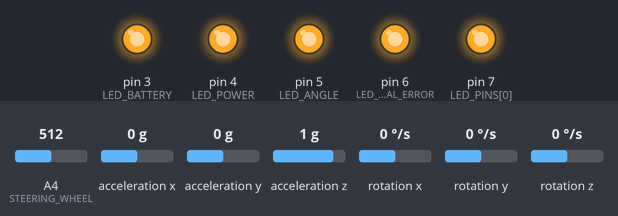
Bench run of a sketch on a simulated Arduino Mega 2560, built with avr-gcc and run on an emulated ATmega2560. Parts: output pins drawn as LEDs (lit = HIGH). The test bench sets the inputs (shaded band); at power-on: acceleration x 0 g, A4 (STEERING_WHEEL) = 512, acceleration y 0 g, acceleration z 1 g, rotation x 0 °/s, rotation y 0 °/s, rotation z 0 °/s.

Above: at 1.9 s.
At 4.2 s:
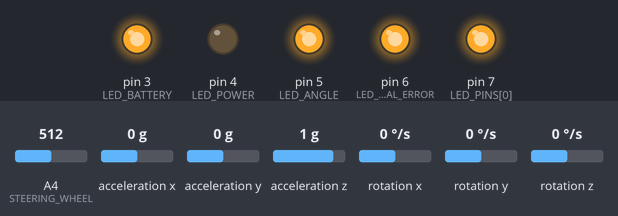
4.3 s: acceleration x set to -1 g
7.3 s: acceleration x set to -1.3 g
At 7.91 s:
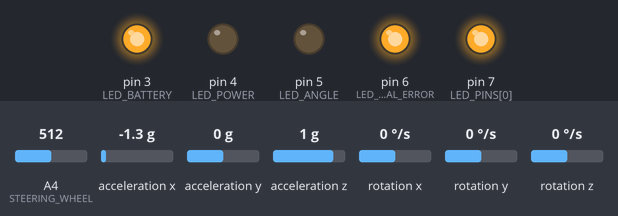
Timing chart, 0 to 16.3 s (numbered marks = the images above; inputs shaded):
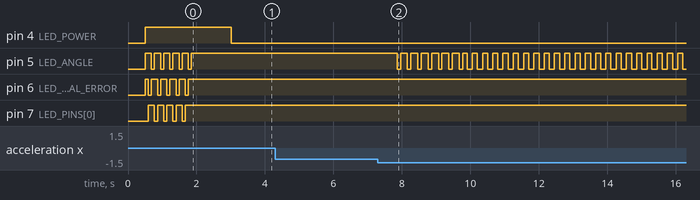

Measured:
- the behaviour switches between -1.1 and -1.2 g on acceleration x (found by bisection; images 1 and 2)
- after the input at 4.3 s, every drawn part: stays the same

The sketch:

segway.ino
```cpp
#include "./Alltunes.h"
#include "Wire.h"
#include "I2Cdev.h"
#include "MPU6050.h"      // Акселерометр и гироскоп
#include "MPU6050SV.h"    // Акселерометр и гироскоп, высокоуровневая прослойка
#include "./PID.h"
#include "./Engine.h"     // Двигатели
#include "./Leds.h"       // Светодиодная индикация
#include "./Smooth.h"     // Сглаживание значений

String Command;

#ifdef NEW_ANGLE_METHOD
  MPU6050SV mpu1 = MPU6050SV(MPU6050_ADDRESS_AD0_LOW, -226.5, 16.0);
  MPU6050SV mpu2 = MPU6050SV(MPU6050_ADDRESS_AD0_HIGH, -86, 16.0);
#else
  MPU6050SV mpu1 = MPU6050SV(MPU6050_ADDRESS_AD0_LOW, -14.00, -626.00, -1310.00);
  MPU6050SV mpu2 = MPU6050SV(MPU6050_ADDRESS_AD0_HIGH, 128.00, -576.00, -2566.00);
#endif

Leds    Screen = Leds();
PID     Pid    = PID();
Engine  Motor  = Engine();

Smooth  Smooth_avg_speed = Smooth(10); // средняя скорость за Smooth периодов.
                                       // Используется для остановки двигателей - с этой скорости будет постепенное падение
float   Avg_speed = 0;

Smooth  Smooth_rate = Smooth(1);
Smooth  l_speed = Smooth(1);
Smooth  r_speed = Smooth(1);

int s_wheel0 = 0; // значение на входе когда руль в центральном положении
int stop_angle_count = 0; // счетчик сколько циклов подряд превышен критический угол

unsigned long time;

void setup()
{
  LOG.begin(SERIAL_LOG_SPEED);
  LOG.println("Segway starts...");

  Screen.check(); // Зажгутся все индикаторы для визуального тестирования их работоспособности
  Screen.wait(1300); // Пока устаканятся все процессы будем отображать на индикаторах режим ожидания

  Motor.init();

#ifdef DEBUG
  if( DEBUG == 10 ) Motor.test();
#endif

  if( !mpu1.init() ) Sensor_error();
  if( !mpu2.init() ) Sensor_error();

  // Центральное положение руля
  pinMode(STEERING_WHEEL, INPUT);
  int max_try = 20; // не много, чтобы не было переполнения s_wheel0
  for( int i=0; i<max_try; i++ )
  {
      s_wheel0 += analogRead(STEERING_WHEEL);
      delay(1);
  }
  s_wheel0 /= max_try;

  time = micros();
}

// ----------------------  Main loop ----------------------

void loop()
{
  unsigned long time = micros();

  Motor.is_battery_ok()? Screen.battery_ok() : Screen.battery_error();

  Screen.show();

  float angle = mpu1.angle();
  float angle2 = mpu2.angle();

#ifdef DEBUG
  debug_params(mpu1, mpu2, angle, angle2);
  if(DEBUG < 10) return;
#endif

  float speed = Pid.update(angle, mpu1.gyro_rate);

  Avg_speed = Smooth_avg_speed.get(speed);

  Check_stop_angle(angle);

  int s_wheel = analogRead(STEERING_WHEEL) - s_wheel0;
  float turn = abs(s_wheel) < 3? 0 : (s_wheel>0? 1 : -1) * pow(abs(s_wheel), 1.5) * 0.4;
  turn = constrain(turn, -400, 400);
  //turn = 0;

  float r_spd = r_speed.get(speed - turn);
  float l_spd = l_speed.get(speed + turn);

#ifdef DEBUG
  if( DEBUG == 11 )
  {
      LOG.print("[{\"s1\":");
      LOG.print(-speed);
      LOG.print(",\"s2\":");
      LOG.print(angle*10);
      LOG.println("}]");
  }
#endif

  Motor.motor1(r_spd);
  Motor.motor2(l_spd);

  ProcessCommand();

#ifdef DEBUG
  if( DEBUG == 5 )
  {
      long tm_delta = micros() - time;
      LOG.print("[{time:");
      LOG.print(tm_delta);
      LOG.println("}]");
      return;
  }
  if( DEBUG == 13 )
  {
      LOG.print("[{\"angle\":");
      LOG.print(-angle);
      LOG.print(",\"amp\":");
      LOG.print(-Motor.motor_amps());
      LOG.print(",\"battery\":");
      LOG.print(Motor.battery_volts());
      LOG.println("}]");
  }
#endif

  while( (micros() - time) < MAIN_PERIOD );
}

void ProcessCommand()
{
  while( LOG.available() )
  {
      char c = (char)LOG.read();
      run_command(c);
  }

/*
  while( LOG.available() )
  {
      char c = (char)LOG.read();
      if(c == '\n')
      {
        parseCommand(Command);
        Command = "";
      }else
      {
        Command += c;
      }
  }
*/
}

void Sensor_error()
{
  Screen.general_error();
}

void Stop_message(String msg)
{
  while( true )
  {
      LOG.println(msg);
      for( int i=0; i < 100; i++ )
      {
          Screen.show();
          delay(10);
      }
  }
}

void Stop_engine(String msg)
{
  Screen.angle_error();
  int max_i = 20; // за сколько шагов уменьшить мощность на двигатели до нуля
  int delay_time = int(STOP_ENGINE_SEC * 1000 / max_i);
  float delta_speed = Avg_speed / max_i;
  for( int i=0; i < max_i; i++ )
  {
      Avg_speed -= delta_speed;
      Motor.motor1(Avg_speed);
      Motor.motor2(Avg_speed);
      Screen.show();
      delay(delay_time);
  }
  Motor.stop();
  Stop_message(msg);
}

void Check_stop_angle(float angle)
{
  if( abs(angle) < STOP_ANGLE )
  {
    stop_angle_count = 0;
    return;
  }
  if( ++stop_angle_count > STOP_ANGLE_COUNT ) Stop_engine("Max angle!");
}


#ifdef DEBUG
void debug_params(MPU6050SV mpu1, MPU6050SV mpu2, float angle, float angle2)
{
  if( DEBUG == 1 || DEBUG == 12 )
  {
    LOG.print("[{acc_angle:");
    LOG.print(mpu1.acc_angle);
    LOG.print(",gyro_angle:");
    LOG.print(mpu1.gyro_angle);
    LOG.print(",angle:");
    LOG.print(angle);
    LOG.print(",angle2:");
    LOG.print(angle2);
    LOG.print("},{ax:");
    LOG.print(mpu1.ax);
    LOG.print(",ay:");
    LOG.print(mpu1.ay);
    LOG.print(",az:");
    LOG.print(mpu1.az);
    LOG.print("},{gyro_rate:");
    LOG.print(mpu1.gyro_rate);
    LOG.println("}]");
  }
  if( DEBUG == 2 )
  {
    LOG.print("[{a_angle1:");
    LOG.print(mpu1.acc_angle);
    LOG.print(",g_angle1:");
    LOG.print(mpu1.gyro_angle);
    LOG.print(",a_angle2:");
    LOG.print(mpu2.acc_angle);
    LOG.print(",g_angle2:");
    LOG.print(mpu2.gyro_angle);
    LOG.print("},{angle:");
    LOG.print(angle);
    LOG.print(",angle2:");
    LOG.print(angle2);
    LOG.println("}]");
  }
  if( DEBUG == 8 )
  {
    int wheel = analogRead(STEERING_WHEEL) - s_wheel0;
    LOG.print("[{wheel:");
    LOG.print(wheel);
    LOG.println("}]");
  }
}
#endif

/*
void parse_command(String command)
{
  int spaceIndex = command.indexOf(" ");
  String part1 = command.substring(0, spaceIndex);
  String part2 = command.substring(spaceIndex + 1);
  if( part1.equalsIgnoreCase("kp") )
  {
      Pid.kp = part2.toInt();
  }
   else if( part1.equalsIgnoreCase("1") )
  {
      LOG.println("Reset MPU 1");
      mpu1.init();
  }
   else if( part1.equalsIgnoreCase("2") )
  {
      LOG.println("Reset MPU 2");
      mpu2.init();
  }
  else
  {
      LOG.println("UNKNOWN COMMAND");
      return;
  }
  LOG.println("OK");
}
*/

void run_command(char command)
{
  if( command == '1' )
  {
    Pid.kp *= 1.1;
    LOG.print("kp: ");
    LOG.println(Pid.kp);
    return;
  }
  if( command == '2' )
  {
    Pid.kp *= 0.9;
    LOG.print("kp: ");
    LOG.println(Pid.kp);
    return;
  }

  LOG.println("UNKNOWN COMMAND");
  return;
}
```

Alltunes.h
```cpp
#ifndef ALLTUNES_H
#define ALLTUNES_H

#define LOG Serial3
#define SERIAL_LOG_SPEED 115200L

/*
 Расскомментировать DEBUG для тестов и настроек.

 Если DEBUG =
      --- Двигатели отключены ---
   1: логирование данных с датчиков + вычесленные углы
   2: логирование вычесленных углов также и от дублирующих датчиков
   5: логирование времени для каждого цикла. В бою MAIN_PERIOD должен быть больше этого времени
   7: калибровка акселерометра
   8: логирование данных с руля
      --- Двигатели работают ---
   10: тестирование мотора - небольшая скорость вперед, пауза, назад и по кругу
   11: логирование угла и мощности на двигатели
   12: логирование данных с датчиков
   13: zaryad batarei i motor amps

*/
#define DEBUG 13

// ограничение максимальной мощности на двигатели. 1000 - полная мощность
#define MAX_SPEED 1000

// период управления всеми процессами, мкс
#define MAIN_PERIOD 20000

// критический угол, свыше которого стоп машина
#define STOP_ANGLE 60
// сколько циклов необходимо превышать угол, чтобы начать останавливать двигатели - защита от случайного превышения угла при глюке
#define STOP_ANGLE_COUNT 5
// за какое количество секунд нужно остановить двигатель, в случае проблем - чтобы не слететь с сегвея по инерции
#define STOP_ENGINE_SEC 2

// уровеь заряда батареи, ниже которого зажгется индикация "низкий уровень батареи"
#define LOW_VOLTS_BATERRY 37.5

/*
   --- Настройки двигателя ---

 если драйвер двигателя sabertooth:

#define SABERTOOTH
#define SABERTOOTH_PORT 128

 если драйвер двигателя RobotEq:

#define ROBOTEQ
#define ROBOTEQ_SERIAL Serial2

*/

#define ROBOTEQ
#define ROBOTEQ_SERIAL Serial2

// --- Настройки PID ----

// Степень сглаживания результата (силы на двигатели). Например:
//  3 - берется среднее значение за 3 цикла
//  1 - без сглаживания
#define SPEED_SMOOTH      1

// Степень сглаживания дифференциальной составляющей. Например:
//  3 - берется среднее значение за 3 цикла
//  1 - без сглаживания
#define SPEED_A_SMOOTH    1

// Коэффициент пропорциональной составляющей
#define KP        1.2
// Точка отсчета пропорциональной составляющей.  Например,
// если установить в 8, то при 1 градусе наклона будет подано 8 единиц
// пропорциональной силы, при 2 градусах - 9 силы, 3 - 10 и т.д
#define KP_START  0
// Степень пропорциональной составляющей. Можно меньше 1.
// Это возведение в степень! Т.е брать не сильно большие значения, например,
// 1.1 или 0.9
#define KP_POW    1.5

// Коэффициент интегральной составляющей
#define KI        0

// Коэффициент дифференциальной составляющей
#define KD        0


// руль подсоединен к порту:
#define STEERING_WHEEL A4

// --- Вычисление угла ---

// Если определено, угол по акселерометру вычисляется новым способом
#define NEW_ANGLE_METHOD

/*
  Новый способ вычисления угла:

  Запоминаются абсолютные абстрактные показания акселерометра при старте системы.
  По данным устройства из даташита известно сколько в единицах акселерометра будет величина G.
  Искомый угол - это половина угла вершины равнобедренного треугольника построенного по точкам:
     - начальные показания акселерометра
     - текущие
     - точка пересечения окружностей с радиусами G и центрами в вышеуказанных точках

  Старый способ:

  Необходима калибровка акселерометра: опытным путем вычисляются абстрактные значения датчика в
  нулевых положениях.
  В момент старта вычисляется вектор G. Искомый угол - это угол между начальным вектором ускорения
  и текущим. Кроме того, на датчик действуют дополнительные ускорения, если абсолютная величина
  вектора ускорения больше G, то в алгоритме уменьшается влияния угла по акселерометру на итоговое
  значение - идет бОльшее доверие гироскопу
*/

// --- Только для старого метода вычисления угла ---

// Максимальное значения коэффициента K, т.е. когда на устройство действует
// только земное притяжение и мы максимально доверяем углу через акселерометр
#define K_MAX     0.02

// Минимальное значение коэффициента, когда действуют значительные допускорения
#define K_MIN     0.002

// Во сколько раз текущее значение ускорения должно превышать G чтобы k стал равным K_MIN.
#define ACC_MAX   1.4

// Адрес гироскопа
#define ITG3200_ADDR 0x68

#endif
```

Engine.cpp
```cpp
#include "./Engine.h"
#include "./Alltunes.h"

#define Conroller_port Serial2

#ifdef SABERTOOTH

Sabertooth Engine::driver = Sabertooth(SABERTOOTH_PORT);

Engine::Engine()
{
    SabertoothTXPinSerial.begin(9600);
    driver.autobaud(); // посылает специальный байт 0xAA по которому драйвер поймет скорость
    driver.setRamping(0);
    driver.setDeadband(0);
    this->stop();
}

void Engine::motor(int motor, int speed)
{
    driver.commandMotorPower(motor, constrain(speed, -127, 127));
}

float Engine::get_volts()
{
  return 0;
}

#endif

// ----------------------------------------------

#ifdef ROBOTEQ

int Engine::driver = 0;

Engine::Engine()
{
   Serial1.begin(115200L);
   Conroller_port.begin(115200L);
   when_check_battery = 0;
   battery_ok_flag = true;
   battery_ok_last_time = millis();
}

void Engine::init()
{
   //Conroller_port.println("~ECHOF 1");
   this->stop();
   delay(50);
   this->stop();
}

void Engine::motor(int motor, int speed)
{
   Conroller_port.print("!G ");
   Conroller_port.print(motor);
   Conroller_port.print(" ");
   Conroller_port.println(constrain( speed, -MAX_SPEED, MAX_SPEED));
}

String Engine::get_var(String request, String response_prefix)
{
   Conroller_port.flush();
   unsigned long time = micros() + 100;
   while( micros() < time )
   {
      if( Conroller_port.available() )
      {
         Conroller_port.read();
         time = micros() + 100;
      }
   }
   Conroller_port.println(request);
   time = micros() + 2000;
   String res = "";
   while( micros() < time )
   {
      if( !Conroller_port.available() ) continue;
      char c = (char)Conroller_port.read();
      if( c != '\r' )
      {
          res += c;
          continue;
      }
      if( res.substring(0, 2).equals(response_prefix) ) return res.substring(2);
      res = "";
   }
   return "";
}

float Engine::motor_amps()
{
   String amps = this->get_var("?A 2", "A=");
   return amps == ""? 0.0 : amps.toInt() / 10.0;
}

float Engine::battery_volts()
{
   String volts = this->get_var("?V 2", "V=");
   return volts == ""? 0.0 : volts.toInt() / 10.0;
}

boolean Engine::is_battery_ok()
{
  unsigned long time = millis();
  if( time < when_check_battery ) return battery_ok_flag;
  float volts = this->battery_volts();
  if( volts < 0.01 )
  {
      when_check_battery = time + 100;
      return battery_ok_flag;
  }
  // Период проверки батареи
  when_check_battery = time + 300;
  if( volts >= LOW_VOLTS_BATERRY )
  {
      battery_ok_last_time = time;
      battery_ok_flag = true;
      return true;
  }
  // esli nizkiy uroven bolwe 10 sec - batareya razryazhena
  if( (time - battery_ok_last_time) > 10000 ) battery_ok_flag = false;
  return battery_ok_flag;
}

#endif

// ----------------------------------------------

void Engine::motor1(int speed)
{
    Engine::motor(1, speed);
}

void Engine::motor2(int speed)
{
    Engine::motor(2, speed);
}

void Engine::stop()
{
    this->motor1(0);
    this->motor2(0);
}

void Engine::test()
{
    while( true )
    {
      int speed = 100;
      this->motor1(speed);
      this->motor2(speed);
      delay(1000);
      this->stop();
      delay(1000);
      this->motor1(-speed);
      this->motor2(-speed);
      delay(1000);
      this->stop();
      delay(1000);
    }
}
```

Engine.h
```cpp
#ifndef ENGINE_H
#define ENGINE_H

#include <Arduino.h>
#include "./Alltunes.h"
// Драйверы двигателей
#ifdef SABERTOOTH
#include "./Sabertooth.h"
#endif

class Engine
{
  private:
    unsigned long when_check_battery;
    unsigned long battery_ok_last_time;
    boolean battery_ok_flag;
#ifdef SABERTOOTH
    static Sabertooth driver;
#endif
#ifdef ROBOTEQ
    static int driver;
    String serial_response;
#endif
  public:
    Engine();
    void init();
    void motor(int motor, int speed);
    void motor1(int speed);
    void motor2(int speed);
    void stop();
    void test();
    String get_var(String request, String response_prefix);
    float motor_amps();
    float battery_volts();
    boolean is_battery_ok();
};
#endif
```

Leds.h
```cpp
#ifndef LEDS_H
#define LEDS_H

#include <Arduino.h>
#include "./Alltunes.h"

int LED_PINS[] =  {7, 6, 5, 3, 4};
#define PINS_COUNT  5
#define LED_POWER 4
#define LED_BATTERY 3
#define LED_ANGLE 5
#define LED_GENERAL_ERROR 6

#define LED_HIGH LOW
#define LED_LOW HIGH

class Leds
{
  private:
    boolean led_battery_error;
    boolean led_angle_error;
    boolean led_general_error;
    unsigned long start_time;

  public:
    Leds()
    {
        led_battery_error = false;
        led_angle_error = false;
        led_general_error = false;
        start_time = millis();
        for( int i=0; i < PINS_COUNT; i++)
        {
            pinMode(LED_PINS[i], OUTPUT);
        }
        hideAll();
    }

    void show()
    {
        int led_level = (millis() - start_time) % 300 > 150? LED_LOW : LED_HIGH;
        digitalWrite(LED_POWER, LED_HIGH);
        digitalWrite(LED_BATTERY, led_battery_error? led_level : LED_LOW);
        digitalWrite(LED_ANGLE, led_angle_error? led_level : LED_LOW);
        digitalWrite(LED_GENERAL_ERROR, led_general_error? led_level : LED_LOW);
    }

    void check()
    {
        showAll();
        delay(500);
        hideAll();
    }
    void show(int pin)
    {
        digitalWrite(LED_PINS[pin], LED_HIGH);
    }
    void hide(int pin)
    {
        digitalWrite(LED_PINS[pin], LED_LOW);
    }
    void showAll()
    {
        for(int i=0; i < PINS_COUNT; i++) show(i);
    }
    void hideAll()
    {
        for(int i=0; i < PINS_COUNT; i++) hide(i);
    }
    void wait(int ms)
    {
        hideAll();
        unsigned long time_end = millis() + ms;
        int i=0;
        while( millis() < time_end )
        {
          hideAll();
          show(i);
          delay(90);
          if( ++i == 3) i = 0;
        }
        hideAll();
    }
    void battery_error()
    {
      led_battery_error = true;
    }
    void battery_ok()
    {
      led_battery_error = false;
    }
    void angle_error()
    {
      led_angle_error = true;
    }
    void angle_ok()
    {
      led_angle_error = false;
    }
    void general_error()
    {
      led_general_error = true;
    }
};
#endif
```

MPU6050SV.h
```cpp
#ifndef MPU6050SV_H
#define MPU6050SV_H

#if defined(ARDUINO) && ARDUINO >= 100
#include "Arduino.h"
#else
#include "WProgram.h"
#endif
#include "MPU6050.h"

#include "./Alltunes.h"

class MPU6050SV {
  private:
    static const float RADIANS_TO_DEGREES = 57.2958; //180/3.14159
    MPU6050 instance;
    uint8_t address;
    // показания акселерометра в нулевых положениях
    int16_t zero_x_acc;
    int16_t zero_y_acc;
    int16_t zero_z_acc;
    // показание гироскопа, когда нет вращения
    float zero_gyro;
    // В эти переменные будут записаны сырые данные акселерометра
    int16_t raw_ax, raw_ay, raw_az;
    // В эти переменные будут записаны сырые данные гироскопа
    int16_t raw_gx, raw_gy, raw_gz;

    // Значения акселерометра при старте системы
    float base_x_acc;
    float base_y_acc;
    float base_z_acc;

    // Значение земного притяжения
    float base_g;

    float gyro_factor;

    unsigned long time;

  public:
    float ax, ay, az;
    float gx, gy, gz;

    // угол, вычесленный на предыдущей итерации
    float last_angle;
    float gyro_rate;
    float gyro_angle;
    float acc_angle;

    MPU6050SV(uint8_t _address, float _zero_gyro, float _base_g);
    MPU6050SV(uint8_t _address, int16_t _zero_x_acc, int16_t _zero_y_acc, int16_t _zero_z_acc);
    boolean init();
    void read_acc_and_gyro();
    float angle();
    void find_zero();
};

#endif
```

Source omitted: MPU6050SV.cpp (4925 bytes), PID.h (1023 bytes), QueueArray.h (6781 bytes), Smooth.h (403 bytes)
